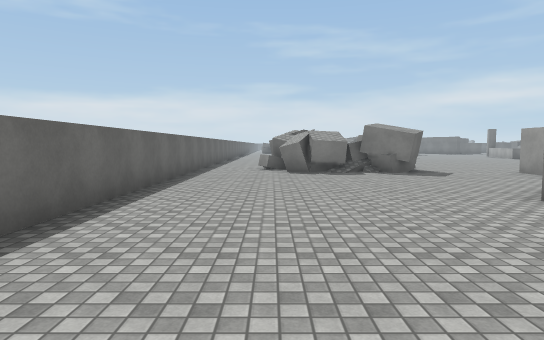
[1] (above)

24 first-person views from a walk through a scene from a Unity 3-D project. The camera is 1.5 m above the floor, tilts 4° down and sees 75° across. The floor is counted in squares, 2 m on a side. Each view is taken from the middle of a square. On the plan, view 1 faces up. The plan holds only what a view shows up to about 11 squares ahead; the rest is blank. The place goes on beyond the plan. The player is left out. Surface patterns are stand-ins for the level's own textures.

[2]
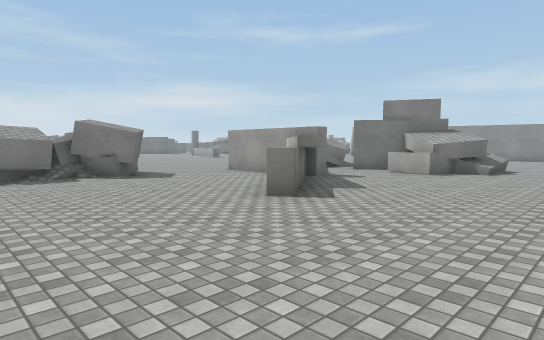

[3]
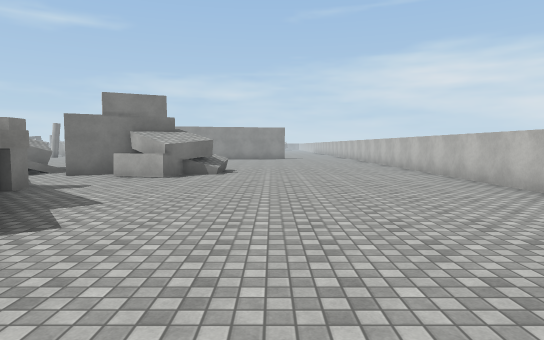

[4]
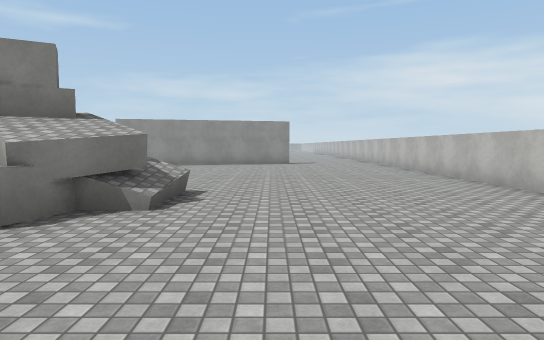

[5]
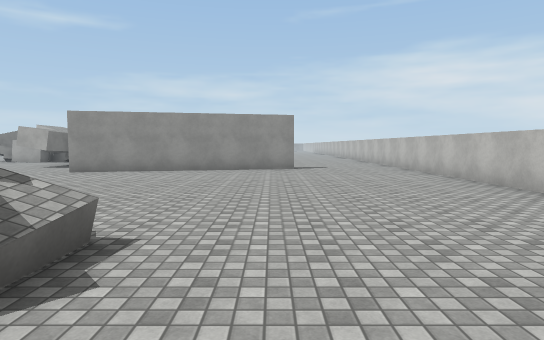

[6]
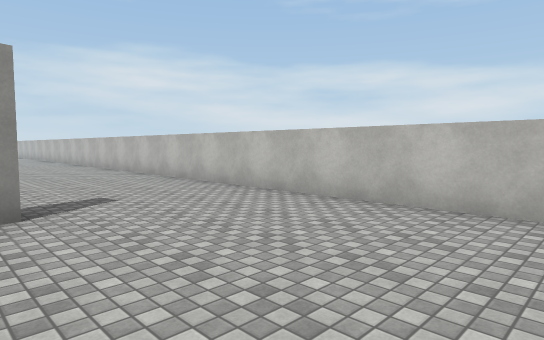

[7]
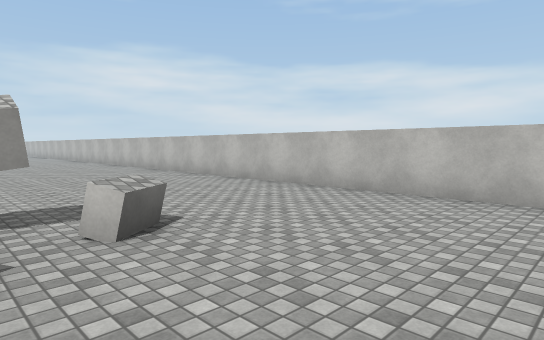

[8]
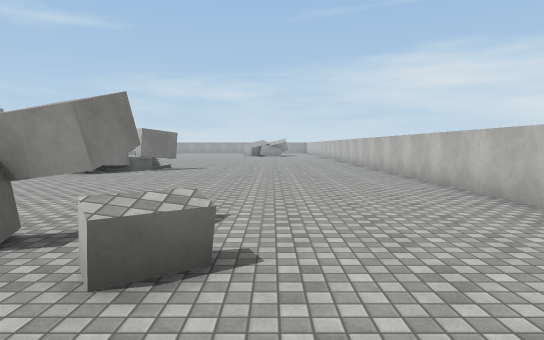

[9]
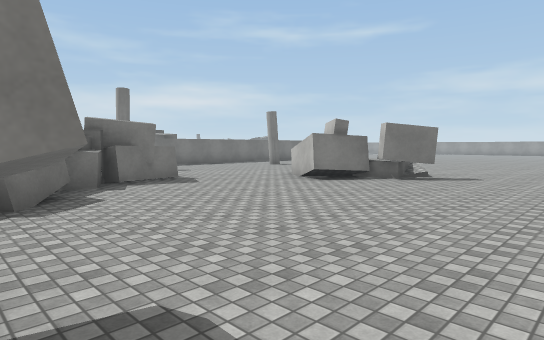

[10]
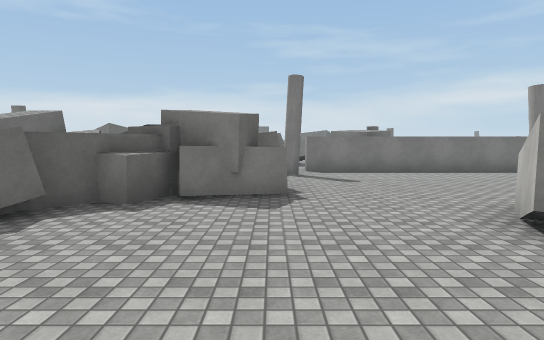

[11]
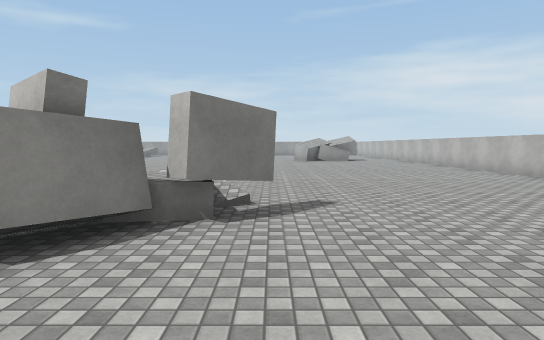

[12]
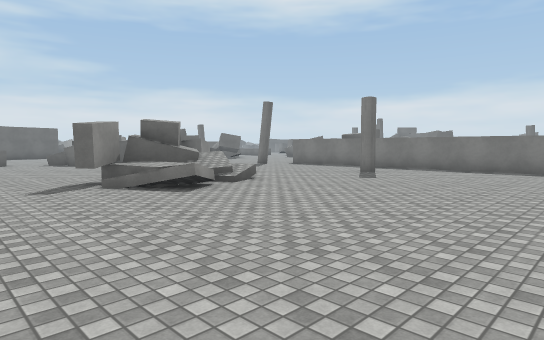

[13]
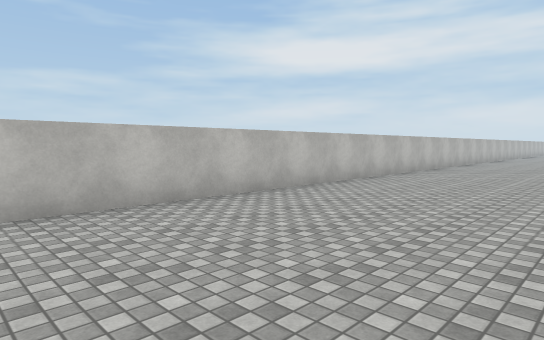

[14]
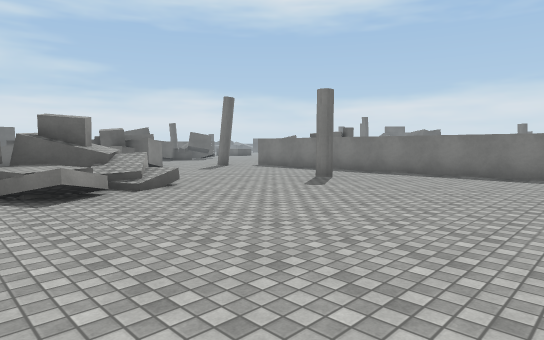

[15]
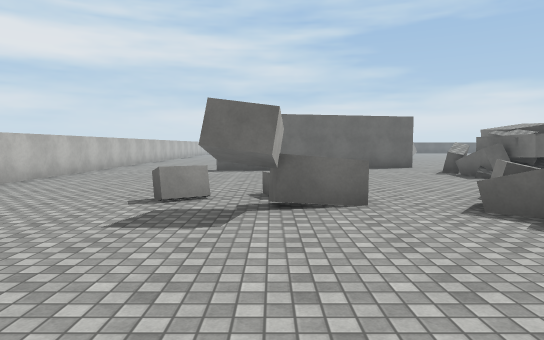

[16]
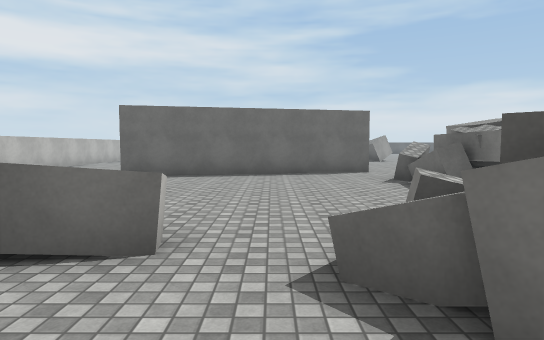

[17]
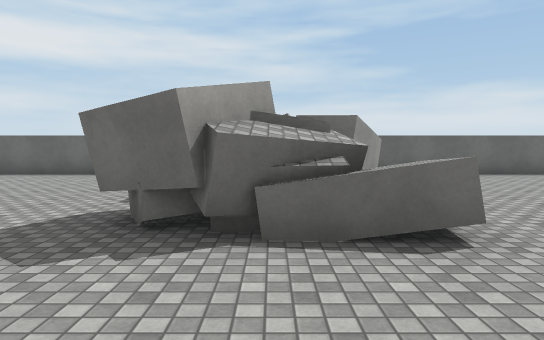

[18]
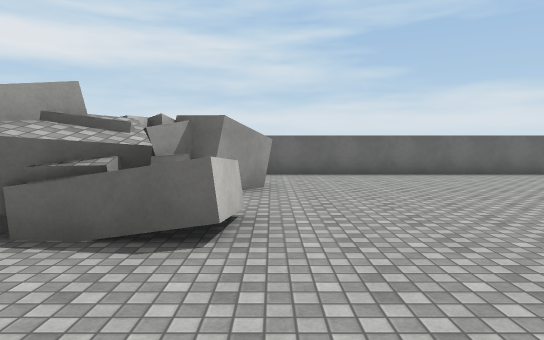

[19]
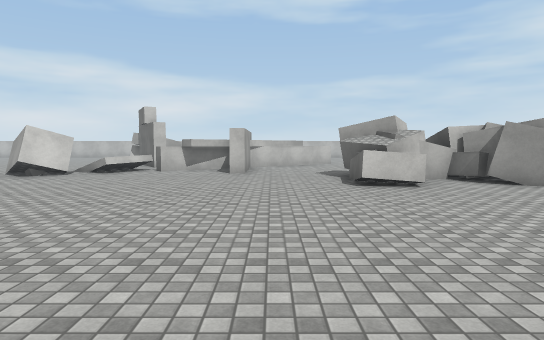

[20]
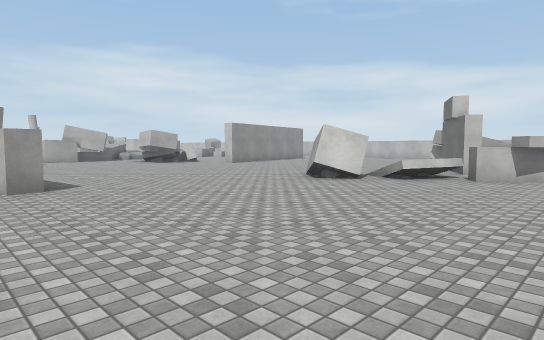

[21]
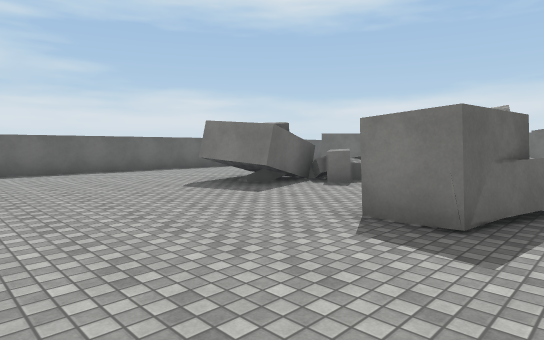

[22]
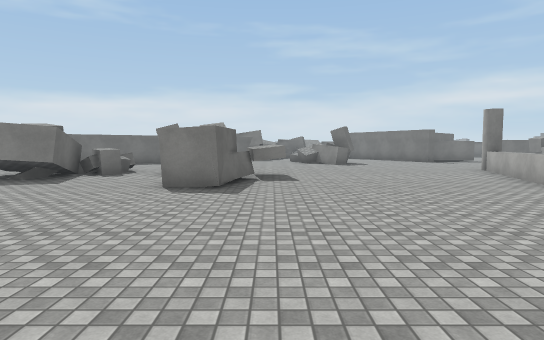

[23]
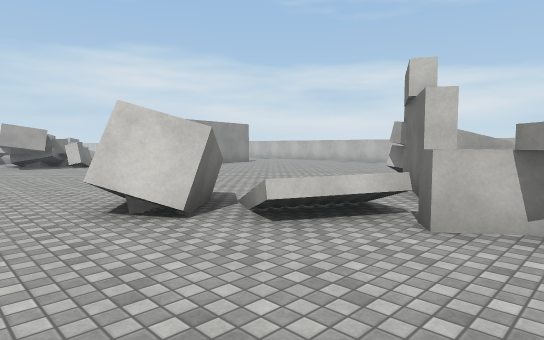

[24]
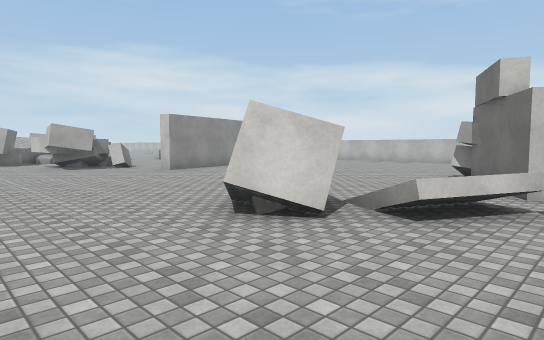

### Floor plan
Points are (right, up) in squares from view 1. A wall is a line through its corners. A room is listed if a view was taken in it or the views show most of it. See-through windows are left out.
Room 1 (views 1, 2, 3, 4, 5, 6, 7, 8, 9, 10, 11, 12, 13, 14, 15, 16, 17, 18, 19, 20, 21, 22, 23, 24)
walls: (20.4, 9.2) (20.6, 10.4); (12.2, 8.9) (11.5, 9.6); (20.2, 1.2) (18.8, 7.6) (19.2, 7.7) (20.6, 1.3); (10.9, 5.4) (11.6, 4.9); (9.9, 7.2) (11.3, 4.8); (10.5, 3.6) (9.4, 4.5); (13.6, 15.6) (13.5, 16.1) (13.9, 16.1); (10, 4.3) (9.3, 4.4); (9.1, 4.5) (9.4, 5.8); (7.9, 8) (9.2, 8.9) (9.4, 8.6); (7.4, 7.9) (8.3, 8.9) (8.7, 8.5); (28.6, 6.8) (27.6, 5.7); (7.2, 6.2) (6.7, 6.2); (30.4, 8.1) (29.6, 7.9); (13.1, 19.7) (13.7, 21.6); (5.2, 4.8) (4.8, 5.2) (6.7, 7.2) (6.7, 9.6) (7.2, 9.6); (31.3, 8.3) (30.7, 8.2); (4.4, 10.5) (3.6, 9.2); (4.3, 4.7) (3.9, 4.4) (3.6, 4.8); (3.3, 11.7) (3.7, 11.9) (4.4, 10.6) (3.7, 10.2); (6.5, -2.3) (42, -2.3); (3.2, 12.7) (4.4, 12.6) (4.2, 10.8); (33.7, 6.7) (33.9, 7.2); (8.3, 21) (7.5, 20.8) (7, 19.2) (5.9, 19.4); (34.3, 5.1) (33.7, 5.5); (34.5, 5.5) (34.3, 5.2) (35.3, 4.2) (35.1, 4) (34.2, 4.8) (34.5, 5); (7.2, 20.9) (7, 19.2); (1.4, 11.7) (2, 11) (2, 9.7) (1.2, 9.7) (0.2, 10); (1.1, 10.5) (0.8, 9.7); (0.6, 12.9) (1.7, 12.2) (1.2, 11.5) (1.8, 11.8) (2.1, 11.2) (2.6, 11.3); (3.1, 21.5) (3.3, 20.6) (1.7, 20.2); (-2.2, 11) (-2.2, 2.9); (40.9, 13.3) (32, 13.3) (32, 13.8); (-2.2, 21.4) (-2.2, 12.9)
low walls: (9.8, 8.8) (10.3, 9.6); (10, 3.4) (10, 4.3); (29.4, 8.3) (28.7, 7.6); (1.6, 10.2) (1.1, 9.9); (36, 5) (35.4, 4.8); (36.3, 6.1) (36.8, 5.4); (2.7, 21.5) (2.6, 21)
ways out: opening at (8, 6) to room 2; gap at (10, 8)
objects: other object (0, 11); other object (3, 10); other object (3, 11); other object (12, 10); other object (21, 8) to (22, 8); other object (22, 9) to (23, 9); other object (23, 8); other object (26, 2); other object (26, 3); other object (26, 7); other object (26, 14) to (26, 15); other object (27, 3); other object (27, 4); other object (27, 6); other object (29, 9); other object (30, 9) to (31, 10); other object (34, 6) to (35, 6); other object (37, 11)
Room 2 (no view inside)
walls: (9.3, 4.4) (10.4, 5.8); (10.5, 5.5) (9.6, 7) (9.9, 7.2)
ways out: opening at (8, 6) to room 1

Where each view was taken, in squares from view 1:
view 1: 0 up, 0 right, facing up
view 2: 1 up, 0 right, facing up-right
view 3: 2 up, 1 right, facing right
view 4: 2 up, 6 right, facing right
view 5: 2 up, 9 right, facing right
view 6: 2 up, 16 right, facing down-right
view 7: 3 up, 23 right, facing down-right
view 8: 1 up, 24 right, facing right
view 9: 1 up, 27 right, facing up-right
view 10: 3 up, 31 right, facing up
view 11: 4 up, 31 right, facing right
view 12: 2 up, 42 right, facing up-left
view 13: 2 up, 42 right, facing down-left
view 14: 4 up, 42 right, facing up-left
view 15: 3 up, 31 right, facing left
view 16: 5 up, 29 right, facing left
view 17: 11 up, 7 right, facing left
view 18: 13 up, 7 right, facing left
view 19: 19 up, 6 right, facing down
view 20: 17 up, 7 right, facing down-right
view 21: 16 up, 8 right, facing up-left
view 22: 13 up, 8 right, facing up
view 23: 12 up, 8 right, facing down-right
view 24: 13 up, 9 right, facing down-right
